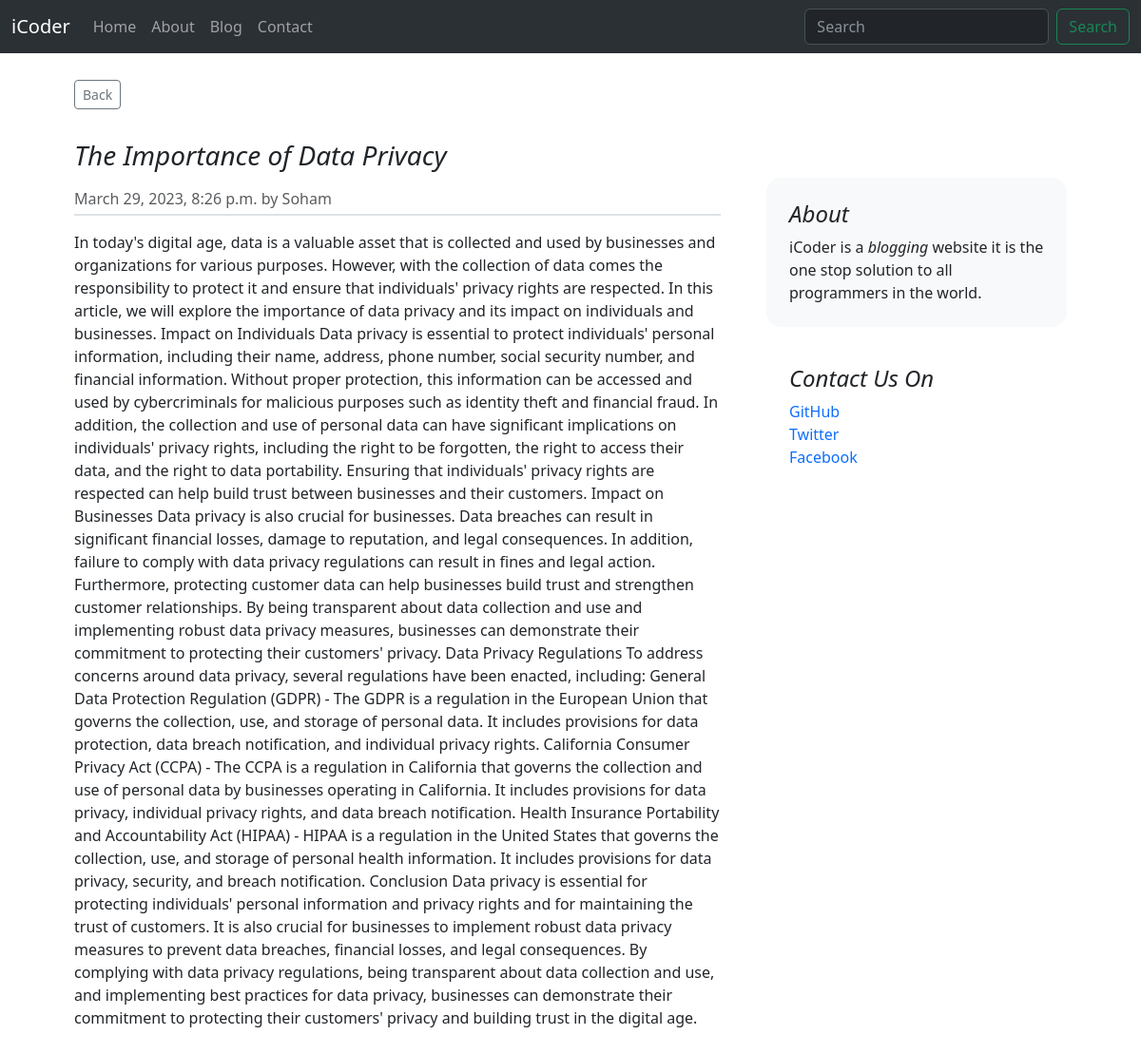
Page /blog/the-importance-of-data-privacy on the committed database.
### blog/models.py (models this page shows, shortened)
class Post(models.Model):
    sno = models.AutoField(primary_key=True)
    title = models.CharField(max_length=255)
    author = models.CharField(max_length=13)
    content = models.TextField()
    timestamp = models.DateTimeField(blank=True)
    slug = models.SlugField(null=True, max_length=255)

### blog/views.py (the view)
# urls.py: path("<slug:slug>", views.blogPost, name='post_detail'),
def blogPost(request, slug):
    post = Post.objects.filter(slug=slug).first()
    context = {"post": post}
    return render(request, "blog/blogpost.html", context)

### templates/blog/blogpost.html (shortened to what this page needs)
{% extends '../base.html' %}
{% block body %}
<div class="container px-5">
    <div class="row g-5 mt-1 mb-4">
        <div class="d-grid gap-2 d-md-flex justify-content-between my-4" id="back">
            <a href="/blog"><button id="backbutton" type="button"
                    class="btn btn-outline-secondary btn-sm">Back</button></a>
        </div>
        <div class="col-md-8 mt-2">
            <article class="blog-post">
                <h3 class="pb-2 fst-italic">{{post.title}}</h3>
                <p class="blog-post-meta text-body-secondary border-bottom border-2 mb-3 pb-1">{{post.timestamp}} by {{post.author}}</p>
                <p>{{post.content}}</p>
            </article>
        </div>
        <div class="col-md-4">
            <div class="position-sticky" style="top: 2rem;">
                <div class="p-4 mb-3 bg-light rounded-4">
                    <h4 class="fst-italic">About</h4>
                    <p class="mb-0">iCoder is a <em>blogging</em> website it is the one stop solution to all programmers
                        in the world.</p>
                </div>
                <div class="p-4">
                    <h4 class="fst-italic">Contact Us On</h4>
                    <ol class="list-unstyled">
                        <li><a href="#" class="text-decoration-none">GitHub</a></li>
                        <li><a href="#" class="text-decoration-none">Twitter</a></li>
                        <li><a href="#" class="text-decoration-none">Facebook</a></li>
                    </ol>
                </div>
            </div>
        </div>
    </div>
</div>
{% endblock body %}

### rows in the picture
Post: title "The Importance of Data Privacy", timestamp "March 29, 2023, 8:26 p.m.", author "Soham", content "In today's digital age, data is a valuable asset that is collected and used by businesses and organizations for various purposes. However, with the collection of data comes the responsibility to protect it and ensure that individuals' privacy rights are respected. In this article, we will explore the importance of data privacy and its impact on individuals and businesses. Impact on Individuals Data privacy is essential to protect individuals' personal information, including their name, address, phone number, social security number, and financial information. Without proper protection, this information can be accessed and used by cybercriminals for malicious purposes such as identity theft…"
